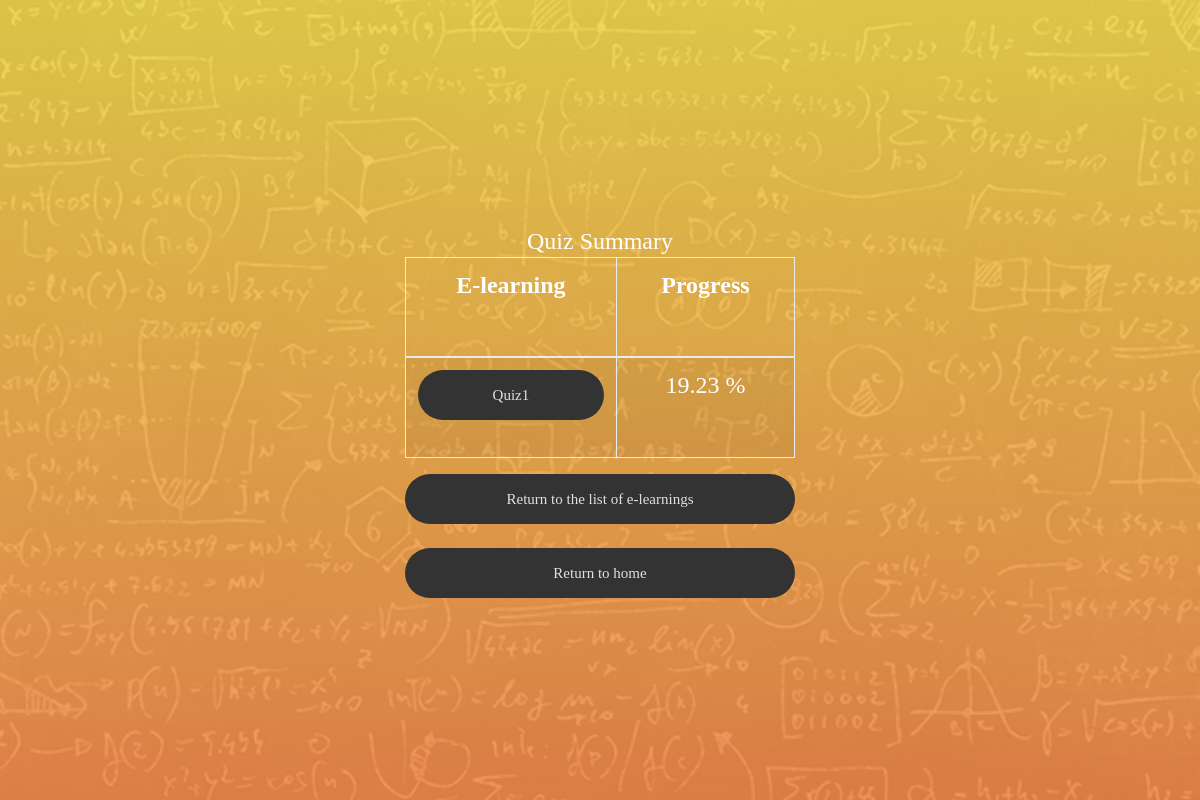
The page /quiz/progress/ (signed in) on the database as committed earlier.
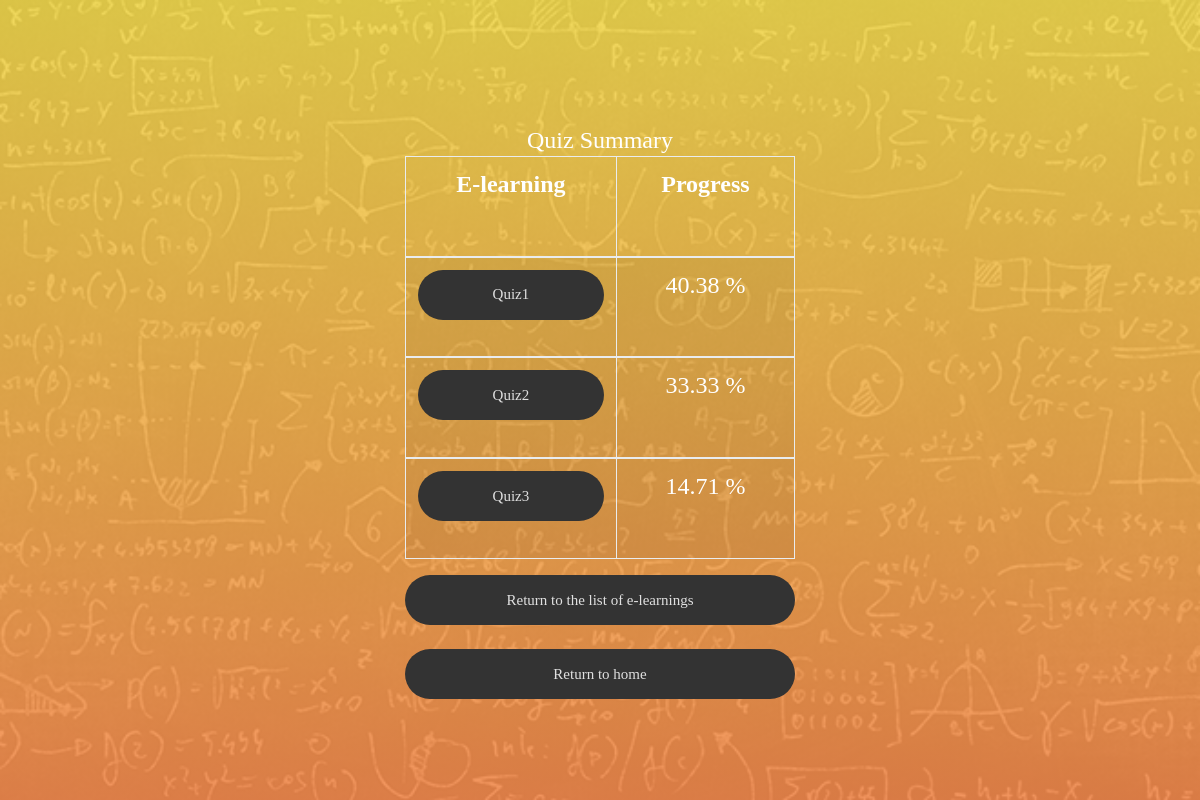
The same page on the database as committed later.
### quiz/models.py (models this page shows, shortened)
@python_2_unicode_compatible
class Quiz(models.Model):
    title = models.CharField(
        verbose_name=_("Title"),
        max_length=60, blank=False)
    description = models.TextField(
        verbose_name=_("Description"),
        blank=True, help_text=_("a description of the quiz"))
    url = models.SlugField(
        max_length=60, blank=False,
        help_text=_("a user friendly url"),
        verbose_name=_("user friendly url"))
    category = models.ForeignKey(
        Category, null=True, blank=True,
        verbose_name=_("Category"), on_delete=models.CASCADE)
    random_order = models.BooleanField(
        blank=False, default=False,
        verbose_name=_("Random Order"),
        help_text=_("Display the questions in "
                    "a random order or as they "
                    "are set?"))
    max_questions = models.PositiveIntegerField(
        blank=True, null=True, verbose_name=_("Max Questions"),
        help_text=_("Number of questions to be answered on each attempt."))
    answers_at_end = models.BooleanField(
        blank=False, default=False,
        help_text=_("Correct answer is NOT shown after question."
                    " Answers displayed at the end."),
        verbose_name=_("Answers at end"))
    exam_mode = models.BooleanField(
        blank=False, default=False,
        help_text=_("Exam result show."
                    "Progress Report show."),
        verbose_name=_("Exam mode"))
    exam_paper = models.BooleanField(
        blank=False, default=False,
        help_text=_("If yes, the result of each"
                    " attempt by a user will be"
                    " stored. Necessary for marking."),
        verbose_name=_("Exam Paper"))
    single_attempt = models.BooleanField(
        blank=False, default=False,
        help_text=_("If yes, only one attempt by"
                    " a user will be permitted."
                    " Non users cannot sit this exam."),
        verbose_name=_("Single Attempt"))
    pass_mark = models.SmallIntegerField(
        blank=True, default=0,
        verbose_name=_("Pass Mark"),
        help_text=_("Percentage required to pass exam."),
        validators=[MaxValueValidator(100)])
    success_text = models.TextField(
        blank=True, help_text=_("Displayed if user passes."),
        verbose_name=_("Success Text"))
    fail_text = models.TextField(
        verbose_name=_("Fail Text"),
        blank=True, help_text=_("Displayed if user fails."))
    draft = models.BooleanField(
        blank=True, default=False,
        verbose_name=_("Draft"),
        help_text=_("If yes, the quiz is not displayed"
                    " in the quiz list and can only be"
                    " taken by users who can edit"
                    " quizzes."))
    class Meta:
        verbose_name = _("Quiz")
        verbose_name_plural = _("Quizzes")

### quiz/views.py (the view)
class QuizUserProgressView(TemplateView):
    template_name = 'progress.html'
    @method_decorator(login_required)
    def dispatch(self, request, *args, **kwargs):
        return super(QuizUserProgressView, self)\
            .dispatch(request, *args, **kwargs)
    def get(self, request, *args, **kwargs):
        context = super(QuizUserProgressView, self).get_context_data(**kwargs)
        progress, c = Progress.objects.get_or_create(user=self.request.user)
        context['cat_scores'] = progress.list_all_cat_scores
        context['exams'] = progress.show_exams()
        progress_report=progress_reports(self.request)
        context={'progress_report':progress_report}
        return render(request, self.template_name, context)

### quiz/models.py (called while the page is built)
    def show_exams(self):
        return Sitting.objects.filter(user=self.user, complete=True)

### quiz/templates/progress.html (shortened to what this page needs)
{% extends "base2.html" %}
{% load i18n %}
{% load static %}
{% load quiz_tags %}
{% block body %}
<div class="limiter">
  <div class="container-login100"  style="background-image: url('{% static 'images/img-01.jpg' %}');">
    <div class="wrap-login100 p-t-30 p-b-10">
    <span class="login100-form-title p-t-5 p-b-1"> Quiz Summary </span>
  {% if progress_report %}
      		<table class="table table-bordered table-striped">
      		  <thead>
      			<tr>
      			  <th><span class="login100-form-title p-t-1 p-b-45"> E-learning</span></th>
              <th><span class="login100-form-title p-t-1 p-b-45"> Progress</span></th>
      			</tr>
      		  </thead>
      		  {% for c in progress_report %}
      		  <tbody>
        		<tr>
      			  <td>
                <a href="{% url 'quiz_index' %}" class="login100-form-btn">{{ c.quiz }} </a>
                <td><span class="login100-form-title p-t-1 p-b-45">{{ c.quiz_report }}  % </span></td>
      			</tr>
	</tbody>
	{% endfor %}
  </table>
  {% endif %}
    <a href= "{% url 'quiz_index' %}" class="login100-form-btn" >Return to the list of e-learnings</a>
    <br>
    <a href= "{% url 'index' %}" class="login100-form-btn" >Return to home</a>
    </div>
  </div>
</div>
{% endblock %}

Rows that differ between the two databases and show on the page:
now on this page (row edited): Quiz: quiz "Quiz2"
now on this page (row unchanged): Quiz: quiz "Quiz3"
Other text that changed with them:
new list line: "Quiz1"
new list line: "40.38 %"
new list line: "33.33 %"
new list line: "14.71 %"
list line gone: "Quiz1"
list line gone: "19.23 %"
